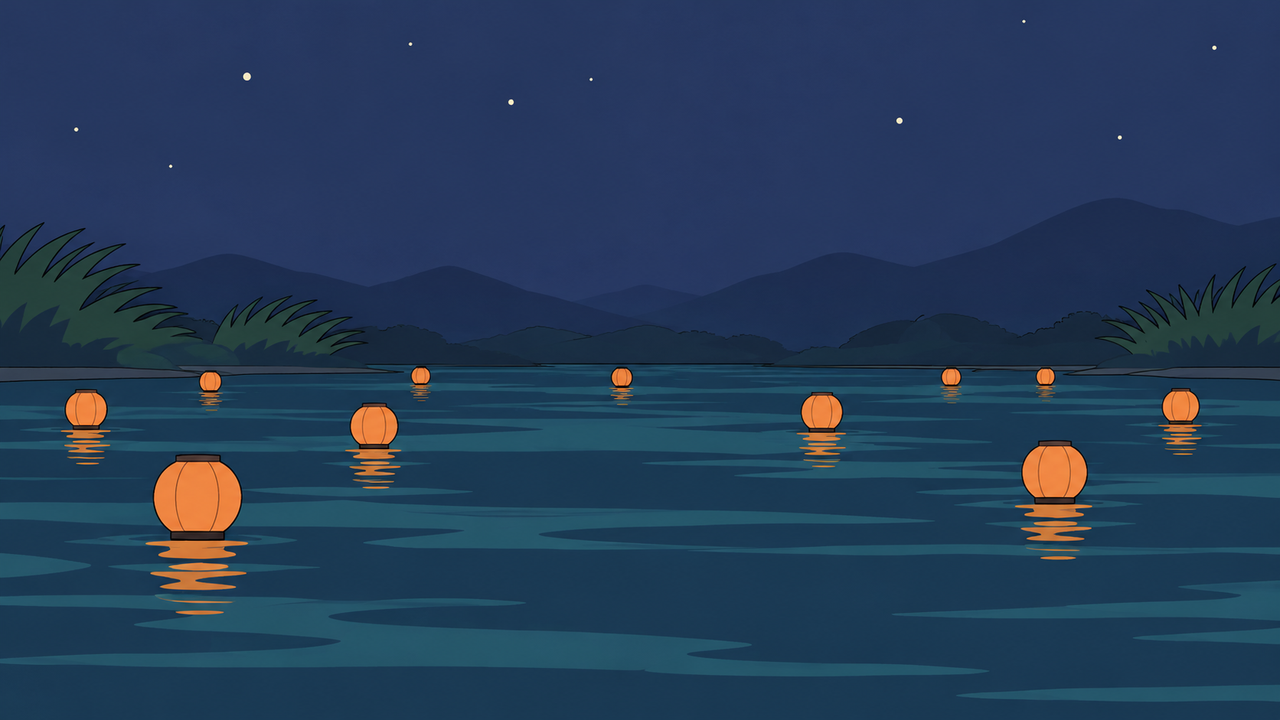
#> input picture tools/style_agent/runs/visual-real/images/real-2-kappa-riverbank-take2.png, 1280 x 720 px
$ python -i image_tools.py   (imports and definitions only)
#> lines starting #> are read from the running program, lines starting #| are printed output that depends on the picture
"""What code can measure on a generated image, for the visual Evaluator (Pillow only).

Facts, not verdicts: the size and aspect ratio, a border or letterbox at the edges, the
dominant colours and how far each is from the style.md palette, how flat the colour is, and
how busy the lower third (the fighter band) is against the rest. Only the clear-cut ones
(aspect ratio, size, a border) are flags that block acceptance; the Evaluator judges the rest.
"""
from __future__ import annotations

import base64
import io
import math
from pathlib import Path

from PIL import Image, ImageFilter, ImageStat

from visual_guide import PALETTE

ASPECT = 16 / 9
ASPECT_TOLERANCE = 0.03   # 3%: 1672x941 and 1376x768 (the accepted grove) both pass
MIN_WIDTH = 1280
STORE_WIDTH = 1280        # takes are kept in the repo at this width; every measurement reads the kept file
NEAR = 20.0               # CIE76 distance under which a colour counts as on the palette (the grove's colours sit at 9-16)


def _lab(rgb) -> tuple[float, float, float]:
    def lin(c):
        c /= 255
        return c / 12.92 if c <= 0.04045 else ((c + 0.055) / 1.055) ** 2.4
    r, g, b = (lin(float(c)) for c in rgb)
    x = (0.4124 * r + 0.3576 * g + 0.1805 * b) / 0.95047
    y = 0.2126 * r + 0.7152 * g + 0.0722 * b
    z = (0.0193 * r + 0.1192 * g + 0.9505 * b) / 1.08883

    def f(t):
        return t ** (1 / 3) if t > 0.008856 else 7.787 * t + 16 / 116
    fx, fy, fz = f(x), f(y), f(z)
    return 116 * fy - 16, 500 * (fx - fy), 200 * (fy - fz)


def _hex(rgb) -> str:
    return "#{:02X}{:02X}{:02X}".format(*rgb)


def _rgb(hexv: str) -> tuple[int, int, int]:
    return tuple(int(hexv[i:i + 2], 16) for i in (1, 3, 5))


PALETTE_LAB = {name: _lab(_rgb(h)) for name, h in PALETTE.items()}


def nearest_palette(rgb) -> tuple[str, float]:
    lab = _lab(rgb)
    name, ref = min(PALETTE_LAB.items(), key=lambda kv: math.dist(kv[1], lab))
    return name, math.dist(ref, lab)


def store_take(src: Path, dest: Path) -> Path:
    """Keep a take in the repo at STORE_WIDTH, as RGB PNG. Measurements always read the kept file."""
    im = Image.open(src).convert("RGB")
    if im.width > STORE_WIDTH:
        im = im.resize((STORE_WIDTH, round(im.height * STORE_WIDTH / im.width)), Image.LANCZOS)
    dest.parent.mkdir(parents=True, exist_ok=True)
    im.save(dest, "PNG", optimize=True)
    return dest


def _edge_band(im: Image.Image) -> dict:
    """Uniform rows or columns at the edges (letterbox, frame) that differ from the picture inside."""
    g = im.convert("L")
    w, h = g.size
    px = g.load()

    def flat_run(lines):
        n = 0
        for line in lines:
            vals = [px[x, y] for x, y in line]
            mean = sum(vals) / len(vals)
            if math.sqrt(sum((v - mean) ** 2 for v in vals) / len(vals)) > 6:
                break
            n += 1
        return n
    step = max(1, w // 200)
    rows = lambda ys: ([(x, y) for x in range(0, w, step)] for y in ys)        # noqa: E731
    cols = lambda xs: ([(x, y) for y in range(0, h, step)] for x in xs)        # noqa: E731
    return {"top": flat_run(rows(range(h))), "bottom": flat_run(rows(range(h - 1, -1, -1))),
            "left": flat_run(cols(range(w))), "right": flat_run(cols(range(w - 1, -1, -1)))}


def measure_image(path: Path) -> dict:
    im = Image.open(path).convert("RGB")
#> im is the input picture: PIL image 1280x720 RGB; mean R, G, B 36.8, 60.2, 87.8
    w, h = im.size
#> w = 1280; h = 720
    small = im.copy()
    small.thumbnail((320, 320))

    # Dominant colours: 12-colour median cut, each with its share and nearest palette entry.
    q = small.quantize(colors=12, method=Image.Quantize.MEDIANCUT)
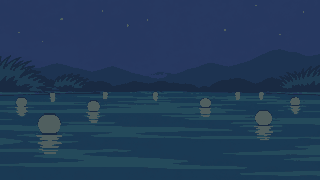
#> q: PIL image 320x180 P; mean R, G, B 33.9, 59.1, 88.1
    pal = q.getpalette()
#> pal = 36 values, max 97 at index 17, min 25 at index 12, mean 60.58
    counts = sorted(q.getcolors(), reverse=True)
#> counts = [(8091, 9), (8062, 1), (7511, 3), (6767, 8), (5767, 5), (4373, 10), (3957, 6), (3914, 7), (3871, 11), (1786, 0), (1761, 2), (1740, 4)]
    total = sum(c for c, _ in counts)
#> total = 57600
    dominant, on_palette = [], 0.0
    for count, idx in counts:
        rgb = tuple(pal[idx * 3: idx * 3 + 3])
        share = count / total
        name, dist = nearest_palette(rgb)
        if dist <= NEAR:
            on_palette += share
        if share >= 0.03:
            dominant.append({"hex": _hex(rgb), "share": round(share, 3), "nearest": name, "distance": round(dist, 1)})
#> this loop made 12 passes
#> (count, idx, rgb, share) on passes 1 to 10: (8091, 9, (38, 56, 96), 0.14), (8062, 1, (36, 74, 91), 0.14), (7511, 3, (26, 58, 84), 0.13), (6767, 8, (39, 56, 96), 0.117), (5767, 5, (39, 57, 97), 0.1), (4373, 10, (29, 51, 81), 0.0759), (3957, 6, (27, 57, 83), 0.0687), (3914, 7, (25, 57, 83), 0.068), (3871, 11, (25, 42, 66), 0.0672), (1786, 0, (80, 95, 95), 0.031)
#> after the loop, dominant = 12 items; on_palette = 1

    # Flatness: share of pixels held by the 16 commonest colours of a 64-colour cut. Cel art scores high, a render low.
    q64 = small.quantize(colors=64, method=Image.Quantize.MEDIANCUT)
    c64 = sorted((c for c, _ in q64.getcolors()), reverse=True)
#> c64 = 63 values, max 3409 at index 0, min 28 at index 62, mean 914.3
    flatness = sum(c64[:16]) / sum(c64)
#> flatness = 0.56

    # Busyness: mean edge strength, lower third against the upper two thirds.
    edges = small.convert("L").filter(ImageFilter.FIND_EDGES)
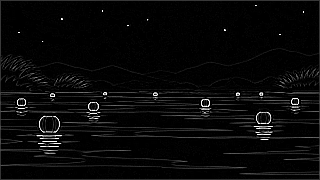
#> edges: PIL image 320x180 L; min 0, max 255, mean 9
    sw, sh = edges.size
#> sw = 320; sh = 180
    lower = ImageStat.Stat(edges.crop((0, sh * 2 // 3, sw, sh))).mean[0]
#> lower = 11.2
    upper = ImageStat.Stat(edges.crop((0, 0, sw, sh * 2 // 3))).mean[0]
#> upper = 7.95

    hsv = small.convert("HSV")
#> hsv: PIL image 320x180 HSV; mean H, S, V 145.4, 160.6, 91.6
    s_vals, v_vals = hsv.getchannel("S").getdata(), hsv.getchannel("V").getdata()
    neon = sum(1 for s, v in zip(s_vals, v_vals) if s > 200 and v > 200) / len(s_vals)
#> neon = 0
    white = sum(1 for p in small.getdata() if min(p) > 245) / len(s_vals)
#> white = 0

    band = _edge_band(im)
#> in _edge_band, `g = im.convert("L")`:
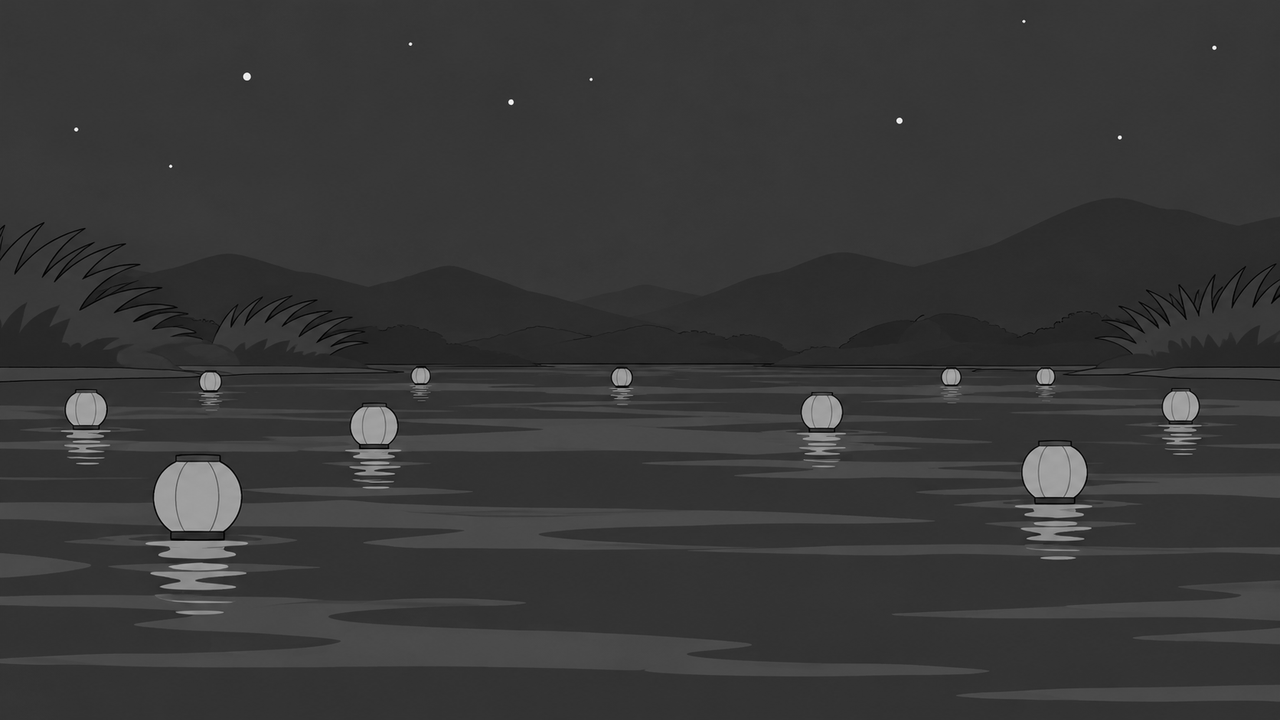
#> g: PIL image 1280x720 L; min 0, max 252, mean 56.4
#> the loop in flat_run, `for line in lines:` made 48 passes
#> mean on passes 1 to 12: 55.62, 55.43, 55.26, 55.47, 55.31, 55.17, 55.29, 55.15, 55.19, 55.13, 55.15, 55.26
#> after the loop in flat_run, `for line in lines:`: n = 47
#> the loop in flat_run (call 2), `for line in lines:` made 20 passes
#> mean on passes 1 to 12: 50.94, 50.92, 50.68, 51.03, 50.75, 50.93, 50.68, 50.74, 50.74, 50.59, 50.64, 50.68
#> band = {'top': 47, 'bottom': 19, 'left': 0, 'right': 0}
    m = {
        "width": w, "height": h, "aspect": round(w / h, 3),
        "border_px": band,
        "dominant_colours": dominant,
        "on_palette_share": round(on_palette, 3),
        "flatness": round(flatness, 3),
        "lower_third_edge": round(lower, 1), "upper_edge": round(upper, 1),
        "neon_share": round(neon, 3), "pure_white_share": round(white, 3),
    }
    flags = []
    if abs(m["aspect"] - ASPECT) / ASPECT > ASPECT_TOLERANCE:
        flags.append(f"S1: aspect ratio {m['aspect']} ({w}x{h}), not 16:9 ({ASPECT:.3f})")
    if w < MIN_WIDTH:
        flags.append(f"S1: {w} px wide, under the {MIN_WIDTH} px minimum")
    # A letterbox or frame is the same flat colour on opposite edges. One flat edge, or a flat sky over flat ground in two
    # different colours, is ordinary cel art (S4 wants a calm ground band), so only a matching pair counts.
    hit = {side for side, n in band.items() if n >= max(4, round((h if side in ('top', 'bottom') else w) * 0.01))}
#> hit = 2 items
    boxes = {"top": lambda n: (0, 0, w, n), "bottom": lambda n: (0, h - n, w, h),
             "left": lambda n: (0, 0, n, h), "right": lambda n: (w - n, 0, w, h)}
    colour = {side: tuple(ImageStat.Stat(im.crop(boxes[side](band[side]))).mean) for side in hit}
#> colour = {'bottom': (25.69, 57.38, 83.19), 'top': (38.59, 55.94, 96.32)}
    edges_hit = {side: band[side] for pair in (("top", "bottom"), ("left", "right"))
                 if set(pair) <= hit and math.dist(_lab(colour[pair[0]]), _lab(colour[pair[1]])) < 10 for side in pair}
#> edges_hit = 0 items
    if edges_hit:
        flags.append("S1: flat band at the edges (border, frame or letterbox): "
                     + ", ".join(f"{side} {n} px" for side, n in edges_hit.items()))
    m["flags"] = flags
    return m


def format_image_measurements(m: dict) -> str:
    rows = [
        f"- size: {m['width']}x{m['height']}, aspect {m['aspect']} (16:9 is 1.778)",
        f"- flat band at each edge, in px (a border or letterbox shows here): " + ", ".join(f"{k} {v}" for k, v in m["border_px"].items()),
        f"- share of pixels within distance {NEAR:.0f} of a palette colour: {m['on_palette_share']:.0%}",
        "- dominant colours: " + "; ".join(f"{d['hex']} {d['share']:.0%} (nearest {d['nearest']}, distance {d['distance']})"
                                         for d in m["dominant_colours"]),
        f"- flatness (share held by the 16 commonest of 64 colours; flat cel art is high, a photo or painterly render low): {m['flatness']:.0%}",
        f"- edge strength, lower third {m['lower_third_edge']} against upper two thirds {m['upper_edge']} (the lower third should be calmer)",
        f"- neon share (very saturated and bright pixels): {m['neon_share']:.1%}; pure white share: {m['pure_white_share']:.1%}",
    ]
    return "\n".join(rows)


def image_block(path: Path, max_side: int = 1024) -> dict:
    """An image content block for the model, downscaled so the call stays small."""
    im = Image.open(path).convert("RGB")
    im.thumbnail((max_side, max_side))
    buf = io.BytesIO()
    im.save(buf, "PNG")
    return {"type": "image", "source": {"type": "base64", "media_type": "image/png",
                                        "data": base64.b64encode(buf.getvalue()).decode()}}

>>> result = measure_image('runs/visual-real/images/real-2-kappa-riverbank-take2.png')
#> result = 12 items

$ run again, on tools/style_agent/runs/visual-real/images/reference-bamboo-grove.png
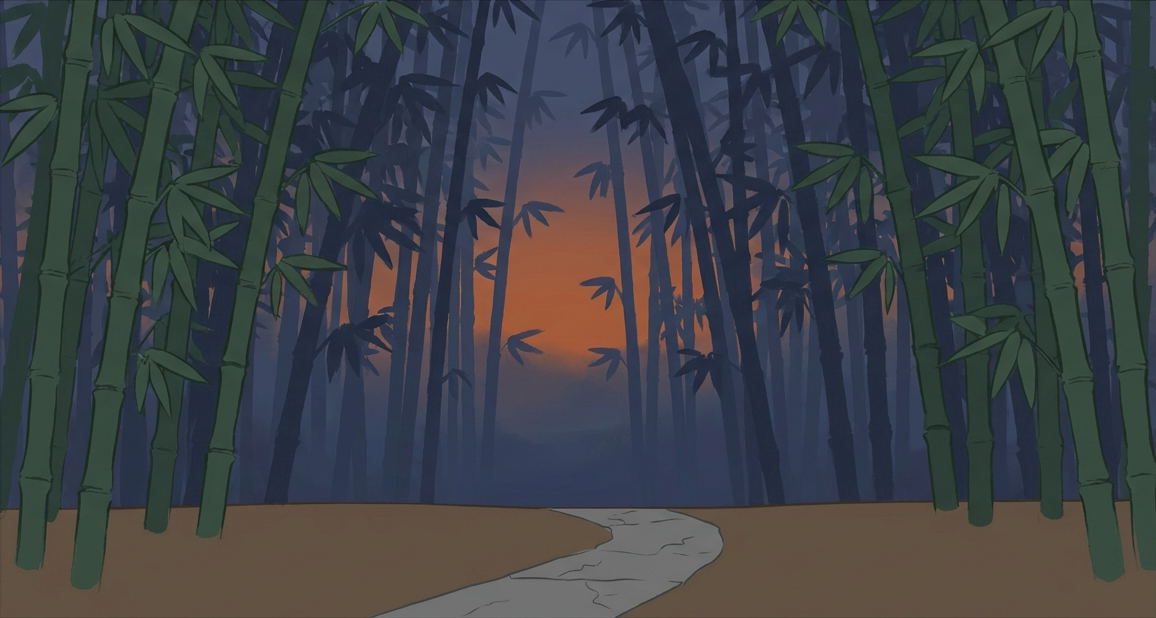
#> input picture tools/style_agent/runs/visual-real/images/reference-bamboo-grove.png, 1156 x 618 px
#> in measure_image, im is the input picture: PIL image 1156x618 RGB; mean R, G, B 60.9, 65.3, 69.8
#> pal = 36 values, max 128 at index 0, min 35 at index 33, mean 68.97
#> counts = [(8493, 7), (7670, 1), (7273, 11), (6628, 9), (6133, 10), (5116, 4), (4979, 8), (3005, 0), (2290, 2), (1306, 3), (1193, 5), (634, 6)]
#> total = 54720
#> the loop in measure_image, `for count, idx in counts:` made 12 passes
#> (count, idx, rgb, share) on passes 1 to 7: (8493, 7, (53, 60, 81), 0.155), (7670, 1, (97, 82, 66), 0.14), (7273, 11, (35, 44, 61), 0.133), (6628, 9, (44, 56, 64), 0.121), (6133, 10, (38, 51, 56), 0.112), (5116, 4, (58, 76, 71), 0.0935), (4979, 8, (48, 57, 79), 0.091)
#> after the loop in measure_image, `for count, idx in counts:`: dominant = 9 items; on_palette = 1
#> c64 = 64 values, max 4029 at index 0, min 24 at index 63, mean 855
#> flatness = 0.448
#> in measure_image, `edges = small.convert("L").filter(ImageFilter.FIND_EDGES)`:
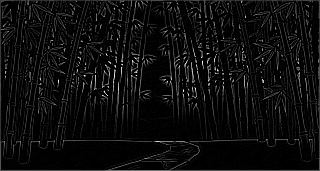
#> edges: PIL image 320x171 L; min 0, max 255, mean 13.6
#> lower = 8.32
#> upper = 16.2
#> hsv: PIL image 320x171 HSV; mean H, S, V 117, 83.5, 79.7
#> neon = 0
#> in _edge_band, `g = im.convert("L")`:
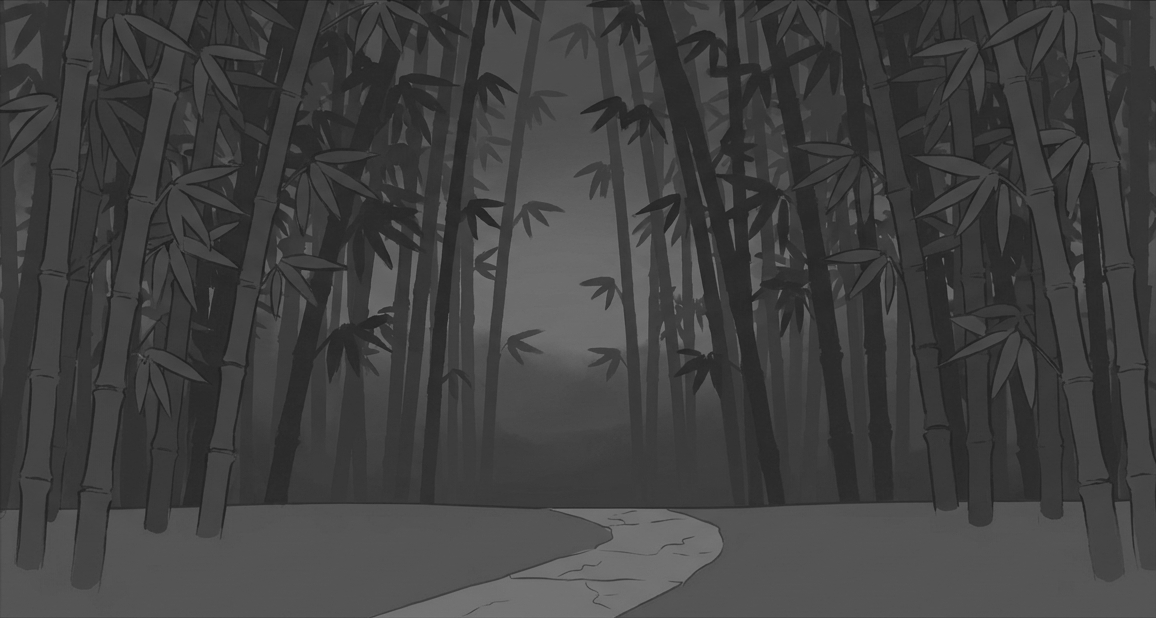
#> g: PIL image 1156x618 L; min 22, max 126, mean 64.6
#> the loop in flat_run, `for line in lines:` made 1 pass
#> mean on pass 1: 48.36
#> the loop in flat_run (call 2), `for line in lines:` made 1 pass
#> mean on pass 1: 82.22
#> band = {'top': 0, 'bottom': 0, 'left': 0, 'right': 0}
#> hit = 0 items
#> result = 12 items
